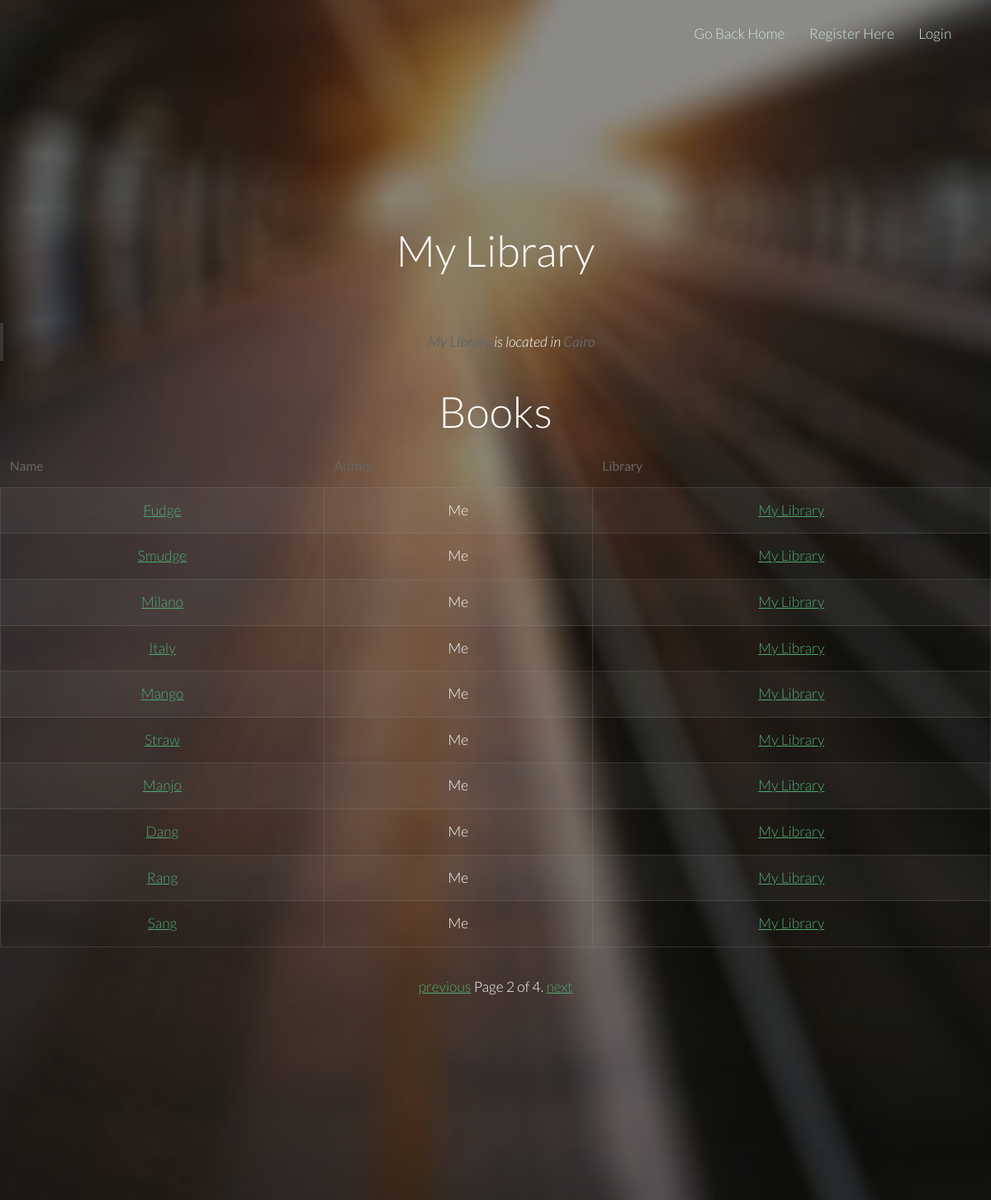
Page /main/mylibrary/my-library/?page=2 on the committed database.
### main/models.py (models this page shows, shortened)
class Library(models.Model):
    name = models.CharField(max_length=128, unique=True, null=False)
    location = models.CharField(max_length=128)
    owner = models.OneToOneField(User)
    slug = models.SlugField(unique=False)

class Book(models.Model):
    name = models.CharField(max_length=128, unique=True, null=False)
    author = models.CharField(max_length=128, unique=False)
    library = models.ForeignKey(Library)
    slug = models.SlugField(unique=False)

### main/views.py (the view)
class LibraryDetailView(PaginateMixin, DetailView):
    model = Library
    template = 'main/library-detail.html'
    def get_context_data(self, **kwargs):
        context = super(LibraryDetailView, self).get_context_data(**kwargs)
        lib_slug = self.kwargs['slug']
        library = Library.objects.get(slug=lib_slug)
        context['library'] = library
        book_list = Book.objects.filter(library_id=library.id)
        paginator = Paginator(book_list, 10)
        page = self.request.GET.get('page')
        if self.request.user.is_authenticated():
            current_user_id = self.request.user
            context['count'] = NotificationCenter.objects.filter(
                                receiver_id=current_user_id,
                                read=0).count()
        try:
            books = paginator.page(page)
        except PageNotAnInteger:
            books = paginator.page(1)
        except EmptyPage:
            books = paginator.page(paginator.num_pages)
        context['book_list'] = books
        context['page_obj'] = paginator.page(int(page) if page else 1)
        return context

### templates/main/library_detail.html (shortened to what this page needs)
<!DOCTYPE html>
{% load staticfiles %}
<html>
	<head>
		<link rel="stylesheet" href="{% static "css/skel.css" %}" />
		<link rel="stylesheet" href="{% static "css/style.css" %}" />
		<link rel="stylesheet" href="{% static "css/style-xlarge.css" %}" />
	</head>
	<body class="landing">
		<header id="header">
			<nav id="nav">
				{% if user.is_authenticated %}
				<ul>
					<li><a href="/main/">Go Back Home</a></li>
					<li><a href="/messages/inbox/">Inbox</a></li>
					<li><a href="{% url "notification-list" %}">{{ count }} new notifications</a></li>
					<li><a href="{% url "logout" %}">Logout</a></li>
				</ul>
				{% else %}
				<ul>
					<li><a href="/main/">Go Back Home</a></li>
					<li><a href="/main/register/">Register Here</a></li>
					<li><a href="{% url "login" %}">Login</a></li>
				</ul>
				{% endif %}
			</nav>
		</header>
		<section id="banner" class="wrapper">
			<div class="container">
	    		<h2>{{ object.name }}</h2>
			<section>
				<div class="row">
					<div class="6u 12u(small)">
					</div>
				</div>
			</section>
				<section>
				<blockquote><strong>{{ object.name }}</strong> is located in <strong>{{ object.location }}</strong></blockquote>
					<h2>Books</h2>
					<div class="table-wrapper">
						{% block content3 %}
							<table class="alt">
								<thead>
									<tr>
										<th>Name</th>
										<th>Author</th>
										<th>Library</th>
									</tr>
								</thead>
								<tbody>
								{% for book in book_list %}
									<tr>
										<td><a href="{% url "book-detail" book.library.slug book.slug %}">{{ book.name }}</a></td>
										<td>{{ book.author }}</td>
										<td><a href="{% url "library-detail" book.library.slug %}">{{ book.library.name }}</a></td>
									</tr>
									{% endfor %}
								</tbody>
							</table>
						{% endblock %}
					</div>
				</section>
			</div>
			<div class="pagination">
			    <span class="step-links">
			        {% if page_obj.has_previous %}
			            <a href="?page={{ page_obj.previous_page_number }}">previous</a>
			        {% endif %}
			        <span class="current">
			            Page {{ page_obj.number }} of {{ page_obj.paginator.num_pages }}.
			        </span>
			        {% if page_obj.has_next %}
			            <a href="?page={{ page_obj.next_page_number }}">next</a>
			        {% endif %}
			    </span>
			</div>
		</section>
	</body>
</html>

### static/css/skel.css (style rules this page uses)
html,body,div,span,applet,object,iframe,h1,h2,h3,h4,h5,h6,p,blockquote,pre,a,abbr,acronym,address,big,cite,code,del,dfn,em,img,ins,kbd,q,s,samp,small,strike,strong,sub,sup,tt,var,b,u,i,center,dl,dt,dd,ol,ul,li,fieldset,form,label,legend,table,caption,tbody,tfoot,thead,tr,th,td,article,aside,canvas,details,embed,figure,figcaption,footer,header,hgroup,menu,nav,output,ruby,section,summary,time,mark,audio,video { margin:0;padding:0;border:0;font-size:100%;font:inherit;vertical-align:baseline; }
article,aside,details,figcaption,figure,footer,header,hgroup,menu,nav,section { display:block; }
body { line-height:1; }
ol,ul { list-style:none; }
blockquote,q { quotes:none; }
blockquote:before,blockquote:after,q:before,q:after { content:'';content:none; }
table { border-collapse:collapse;border-spacing:0; }
body { -webkit-text-size-adjust:none }
*, *:before, *:after { -moz-box-sizing: border-box; -webkit-box-sizing: border-box; box-sizing: border-box; }
body { min-width: 1200px; }
.container { margin-left: auto; margin-right: auto; width: 1200px; }
.row { border-bottom: solid 1px transparent; }
.row > * { float: left; }
.row:after, .row:before { content: ''; display: block; clear: both; height: 0; }
.row > * { padding: 0 0 0 2em; }
.row { margin: 0 0 0 -2em; }
.\36 u, .\36 u\24, .\36 u\28 1\29, .\36 u\24\28 1\29 { width: 50%; clear: none; }

### static/css/style.css (style rules this page uses)
body { background: #fff; }
body, input, select, textarea { color: #444; font-family: "Lato", Helvetica, sans-serif; font-size: 15pt; font-weight: 300; line-height: 1.65em; }
a { color: #4dac71; text-decoration: underline; }
strong, b { color: #666; font-weight: 400; }
h1, h2, h3, h4, h5, h6 { color: #666; font-weight: 300; line-height: 1em; margin: 0 0 1em 0; }
h2 { font-size: 1.75em; line-height: 1.5em; }
blockquote { border-left: solid 4px rgba(144, 144, 144, 0.25); font-style: italic; margin: 0 0 2em 0; padding: 0.5em 0 0.5em 2em; }
ul { list-style: disc; margin: 0 0 2em 0; padding-left: 1em; }
ul li { padding-left: 0.5em; }
.table-wrapper { -webkit-overflow-scrolling: touch; overflow-x: auto; }
table { margin: 0 0 2em 0; width: 100%; }
table tbody tr { border: solid 1px rgba(144, 144, 144, 0.25); border-left: 0; border-right: 0; }
table tbody tr:nth-child(2n + 1) { background-color: rgba(144, 144, 144, 0.075); }
table td { padding: 0.75em 0.75em; }
table th { color: #666; font-size: 0.9em; font-weight: 400; padding: 0 0.75em 0.75em 0.75em; text-align: left; }
table thead { border-bottom: solid 2px rgba(144, 144, 144, 0.25); }
table.alt { border-collapse: separate; }
table.alt tbody tr td { border: solid 1px rgba(144, 144, 144, 0.25); border-left-width: 0; border-top-width: 0; }
table.alt tbody tr td:first-child { border-left-width: 1px; }
table.alt tbody tr:first-child td { border-top-width: 1px; }
table.alt thead { border-bottom: 0; }
body.landing #header { background-color: transparent; left: 0; position: absolute; top: 0; }
#header { background-color: #202222; color: #ffffff; cursor: default; height: 4.75em; line-height: 4.75em; width: 100%; z-index: 10000; }
#header nav { height: inherit; line-height: inherit; position: absolute; right: 2.75em; top: 0; vertical-align: middle; }
#header nav > ul { list-style: none; margin: 0; padding-left: 0; }
#header nav > ul > li { border-radius: 4px; display: inline-block; margin-left: 1.5em; padding-left: 0; }
#header nav > ul > li a { -moz-transition: color 0.2s ease-in-out; -webkit-transition: color 0.2s ease-in-out; -o-transition: color 0.2s ease-in-out; -ms-transition: color 0.2s ease-in-out; transition: color 0.2s ease-in-out; color: #cee8d8; display: inline-block; text-decoration: none; }
#header nav > ul > li:first-child { margin-left: 0; }
#banner { background: url("images/overlay.png"), url("../images/banner.jpg"); background-position: center; background-repeat: no-repeat; background-size: cover; color: #ffffff; padding: 16em 0em 14em; text-align: center; }
#banner h2 { color: #ffffff; font-size: 3em; line-height: 1em; margin: 0 0 0.5em 0; padding: 0; }
.wrapper { padding: 6em 0em 4em; }

### static/css/style-xlarge.css (style rules this page uses)
body, input, select, textarea { font-size: 13pt; }

### static/css/style-large.css (style rules this page uses)
body, input, select, textarea { font-size: 13pt; }
#banner { padding: 12em 0em 10em; }
#banner h2 { font-size: 3.5em; }

### rows in the picture
Library: name "My Library", location "Cairo"
Book: name "Fudge", author "Me", library.name "My Library"
Book: name "Smudge", author "Me", library.name "My Library"
Book: name "Milano", author "Me", library.name "My Library"
Book: name "Italy", author "Me", library.name "My Library"
Book: name "Mango", author "Me", library.name "My Library"
Book: name "Straw", author "Me", library.name "My Library"
Book: name "Manjo", author "Me", library.name "My Library"
Book: name "Dang", author "Me", library.name "My Library"
Book: name "Rang", author "Me", library.name "My Library"
Book: name "Sang", author "Me", library.name "My Library"

### other values in the picture
{{ page_obj.number }} "2"
{{ page_obj.paginator.num_pages }} "4"
